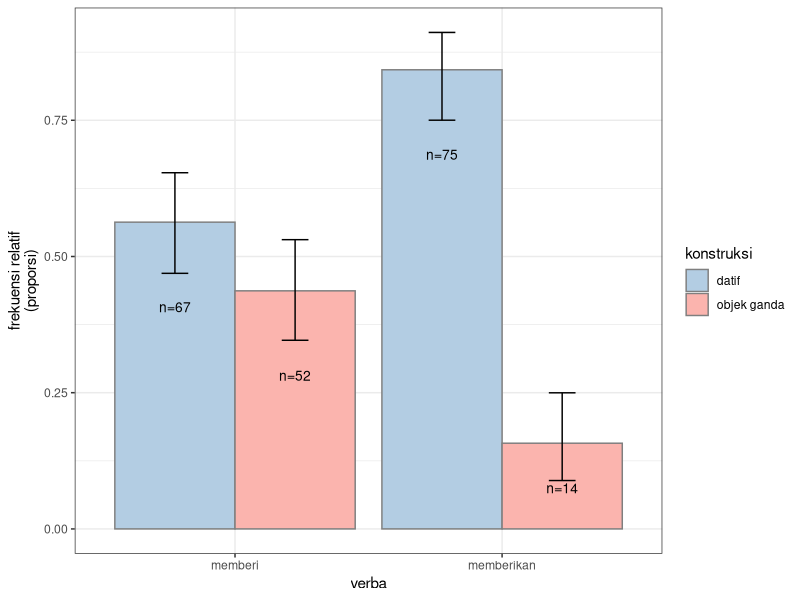
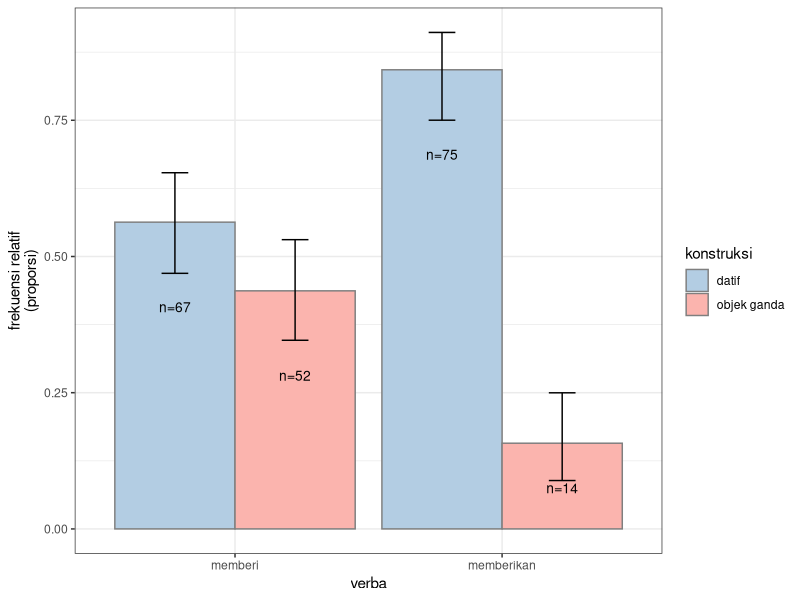
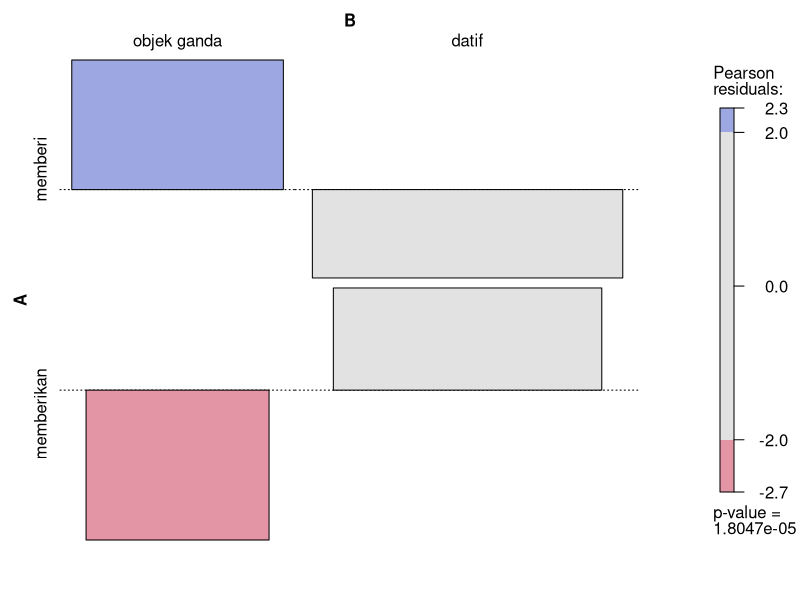

Write the R code that produced these figures, in order.
library(tidyverse)
library(vcd)

# read in the main dataset =====
conc1 <- read_tsv("data/df_beri.txt")

# tabulate the frequency of construction types per verb =====
## memberi =====
cxn_beri <- conc1 %>% 
  filter(NODE == "memberi") %>% 
  count(SYNTAX) %>% 
  mutate(perc = round(n/sum(n) * 100, 1),
         verb = "memberi",
         props = n/sum(n))
cxn_beri_vector <- cxn_beri$n
names(cxn_beri_vector) <- cxn_beri$SYNTAX
cxn_beri_vector_perc <- round(prop.table(cxn_beri_vector) * 100, 1)

## memberi-kan =====
cxn_berikan <- conc1 %>% 
  filter(NODE == "memberikan") %>% 
  count(SYNTAX) %>% 
  mutate(perc = round(n/sum(n) * 100, 1),
         verb = "memberikan",
         props = n/sum(n))
cxn_berikan_vector <- cxn_berikan$n
names(cxn_berikan_vector) <- cxn_berikan$SYNTAX
cxn_berikan_vector_perc <- round(prop.table(cxn_berikan_vector) * 100, 1)

## combine all frequency count for the two verbs ======
cxn_all_verbs <- bind_rows(cxn_beri, cxn_berikan) %>% 
  rename(cxn = SYNTAX) %>% 
  mutate(cxn = factor(cxn, levels = c("datif", "objek ganda")),
         verb = factor(verb, levels = c("memberi", "memberikan"))) %>% 
  # add the total count for each verb for running binomial test and confidence interval
  group_by(verb) %>% 
  mutate(sum_verb = sum(n)) %>% 
  ungroup()

## count the total frequencies of each construction =====
cxn_freq_all <- cxn_all_verbs %>% 
  group_by(cxn) %>% 
  summarise(n = sum(n), .groups = "drop") %>% 
  mutate(perc = n/sum(n) * 100, props = n/sum(n))

### binomial test for all constructions (1st analytical perspective) =====
binom.test(cxn_freq_all$n)
binom.test(cxn_freq_all$n)$p.value < 0.0001

## run the binomial test =====
cxn_all_verbs <- cxn_all_verbs %>% 
  mutate(binom_res = pmap(list(x = n, n = sum_verb), binom.test),
         # extract the confidence interval values
         conf_low = map_dbl(binom_res, list("conf.int", 1)),
         conf_high = map_dbl(binom_res, list("conf.int", 2)),
         # extract the estimate
         estimate = map_dbl(binom_res, "estimate"),
         pbin = map_dbl(binom_res, "p.value"),
         signifs = "ns",
         signifs = if_else(pbin < 0.05, "*", signifs),
         signifs = if_else(pbin < 0.01, "**", signifs),
         signifs = if_else(pbin < 0.001, "***", signifs)
         )

### check the binomial test results for each construction in each verb (2nd analytical perspective) =======
cxn_all_verbs %>% filter(verb == "memberi") %>% select(pbin) %>% pull() %>% unique()
cxn_all_verbs %>% filter(verb == "memberikan") %>% select(pbin) %>% pull() %>% unique()

### retrieve the 95% confidence interval (2nd analytical perspective) =======
#### memberi + datif
cxn_all_verbs %>% 
  filter(verb == "memberi", cxn == "datif") %>% 
  select(conf_low, conf_high) %>% 
  mutate(across(where(is.numeric), ~.x * 100))
#### memberi + objek ganda
cxn_all_verbs %>% 
  filter(verb == "memberi", cxn == "objek ganda") %>% 
  select(conf_low, conf_high) %>% 
  mutate(across(where(is.numeric), ~.x * 100))
#### memberikan + datif
cxn_all_verbs %>% 
  filter(verb == "memberikan", cxn == "datif") %>% 
  select(conf_low, conf_high) %>% 
  mutate(across(where(is.numeric), ~.x * 100))
#### memberikan + objek ganda
cxn_all_verbs %>% 
  filter(verb == "memberikan", cxn == "objek ganda") %>% 
  select(conf_low, conf_high) %>% 
  mutate(across(where(is.numeric), ~.x * 100))


## visualisation =====
cxn_all_verbs %>% 
  ggplot(aes(x = verb, y = props, fill = cxn)) + 
  geom_col(position = position_dodge(.9), colour = "gray50") +
  scale_fill_brewer(type = "qual", palette = 4, direction = -1) +
  geom_text(aes(label = paste("n=", n, sep = "")), 
            position = position_dodge(.9),
            vjust = c(9, 9, 9, 5),
            size = 3.5) +
  theme_bw() +
  labs(y = "frekuensi relatif\n(proporsi)",
       fill = "konstruksi",
       x = "verba") +
  geom_errorbar(aes(ymin = conf_low, ymax = conf_high), 
                width = .2, position = position_dodge(.9))
### save plot =======
ggsave('figs/1-barplot.png', 
       width = 6.5, height = 4.5, units = 'in', dpi = 300)


# significance test ======
## create the matrix table first
mtx_v_cxn <- cxn_all_verbs %>% 
  select(cxn, n, verb) %>% 
  pivot_wider(names_from = cxn, values_from = n) %>% 
  column_to_rownames(var = "verb") %>% 
  as.matrix()
(mtx_v_cxn1 <- t(mtx_v_cxn[, c(2, 1)])) # reverse the order of the column

## create the proportion table
round(prop.table(mtx_v_cxn1, margin = 2) * 100)

## run the fisher exact test for the complete table
fisher.test(mtx_v_cxn1)
fisher.test(mtx_v_cxn1)$p.value < 0.0001

## odds ratio
round(fisher.test(mtx_v_cxn1)$estimate, 1)
### results: higher likelihood of double-object cxn for "memberi" as compared to "memberikan" even though as per "memberi" itself, no significant difference is found for double-object vs. dative construction.

## run the effect size with vcd
assocstats(mtx_v_cxn1)

## create association plot
png("figs/2-assocplot.png", units = "in", width = 6, height = 5, res = 300)
assoc(t(mtx_v_cxn1), shade = TRUE)
dev.off()

## penyimpangan kemunculan memberikan pada konstruksi objek ganda vs. prediksi null frequency
btest <- binom.test(c(mtx_v_cxn1[rownames(mtx_v_cxn1) == "objek ganda", "memberikan"],
             0), alternative = "greater")
btest$p.value
btest$p.value < 0.0001
